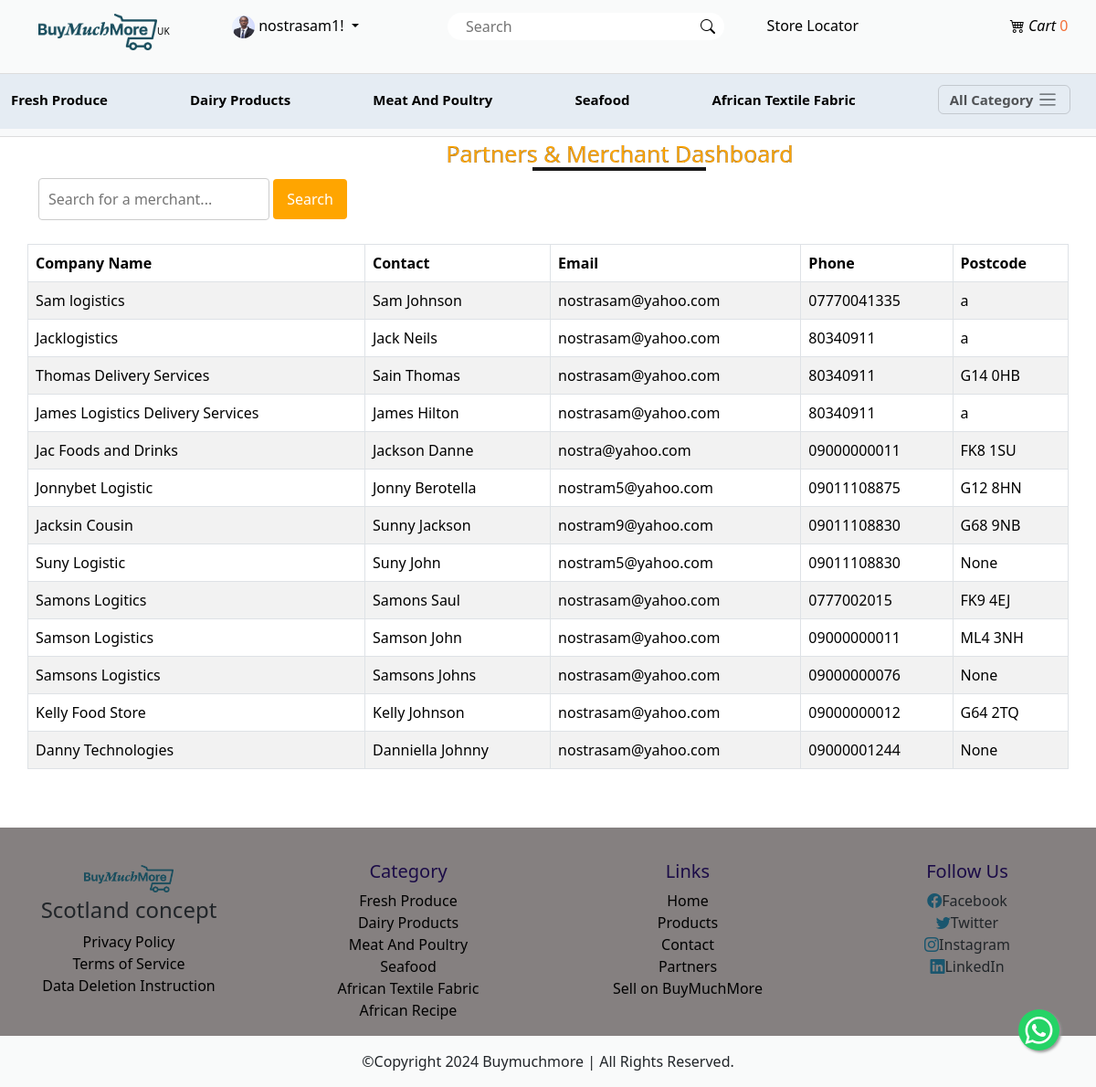
The page /merchant/dashboard/ (signed in) on the database its author committed.
### main/models.py (models this page shows, shortened)
class AppInfo(models.Model):
    appname = models.CharField(max_length=50)
    logo = models.ImageField(upload_to='logo')
    carousel1 = models.ImageField(upload_to='carousel')
    carousel2 = models.ImageField(upload_to='carousel')
    carousel3 = models.ImageField(upload_to='carousel')
    banner = models.ImageField(upload_to='banner')
    copyright = models.IntegerField()

class Customer(models.Model):
    user = models.OneToOneField(User, on_delete=models.CASCADE)
    stripe_customer_id = models.CharField(max_length=255, blank=True, null=True)
    first_name = models.CharField(max_length=50)
    last_name = models.CharField(max_length=50)
    email = models.EmailField(max_length=254)
    address = models.CharField(max_length=150)
    phone = models.CharField(max_length=50)
    pix = models.ImageField(upload_to='customer')
    latitude = models.FloatField(default=0.0)
    longitude = models.FloatField(default=0.0)

class Category(models.Model):
    brand = models.CharField(max_length=50)
    slug = models.SlugField(unique=True)
    description = models.TextField()
    pix = models.ImageField(upload_to='pix')

class Merchant(models.Model):
    SELLER_ADDRESS = 'seller'
    DELIVERY_SERVICE_ADDRESS = 'delivery'
    ADDRESS_CHOICES = [
        (SELLER_ADDRESS, 'Seller Address'),
        (DELIVERY_SERVICE_ADDRESS, 'Delivery Service Address'),
    ]
    user = models.OneToOneField(User, on_delete=models.CASCADE)
    first_name = models.CharField(max_length=50)
    last_name = models.CharField(max_length=50)
    company_name = models.CharField(max_length=50, blank=True, null=True)
    company_registration = models.CharField(max_length=50, blank=True, null=True)
    email = models.EmailField(max_length=254)
    address = models.CharField(max_length=150)
    address_type = models.CharField(
        max_length=8,
        choices=ADDRESS_CHOICES,
        default=SELLER_ADDRESS,
    )
    phone = models.CharField(max_length=50)
    postcode = models.CharField(max_length=100, blank=True, null=True)
    coverage_zones = models.CharField(max_length=50, blank=True, null=True)
    delivery_services = models.CharField(max_length=150, blank=True, null=True)
    operating_hours = models.IntegerField(blank=True, null=True)
    service_rates = models.IntegerField(blank=True, null=True)
    vehicle_types = models.CharField(max_length=100, blank=True, null=True)
    availability = models.CharField(max_length=50, default='a')
    business_sector = models.CharField(max_length=50, choices=[
        ('Logistics', 'Logistics'),
        ('Insurance', 'Insurance'),
        ('Agriculture', 'Agriculture'),
        ('Manufacturing', 'Manufacturing'),
        ('Trading', 'Trading')
    ], default='a')
    pix = models.ImageField(upload_to='merchant')
    latitude = models.FloatField(default=0.0)
    longitude = models.FloatField(default=0.0)

### main/views.py (the view)
# urls.py: path('merchant/dashboard/', views.merchant_dashboard, name='merchant_dashboard'),
def merchant_dashboard(request):
    search_query = request.GET.get('search', '')
    merchants = Merchant.objects.filter(company_name__icontains=search_query, email__icontains=search_query, address__icontains=search_query)  # Adjusted the filter field to company_name
    context = {
        'merchants': merchants,
        'search_query': search_query,
    }
    return render(request, 'merchant_dashboard.html', context)

### main/context_processor.py (called while the page is built)
def slick(request):
    info = AppInfo.objects.get(pk=1)
    categ = Category.objects.all()
    categs = FeatureItem.objects.all()
    context = {
        'info':info,
        'categ':categ,
        'categs':categs,
    }
    return context

def cart_total_quantity(request):
    if request.user.is_authenticated:
        total_quantity = Cart.objects.filter(user=request.user, paid=False).aggregate(total_quantity=Sum('quantity'))['total_quantity'] or 0
    else:
        total_quantity = 0
    return {'total_quantity': total_quantity}

### main/templates/merchant_dashboard.html
{% extends 'base.html' %}
{% block header %} {% include 'header.html' %} {% endblock header %}
{% block content %}
<div class="container mb-4 home2">
    <h5 class="text-center title">Partners & Merchant Dashboard</h5>
    <div class="row">
        <form method="GET" action="{% url 'merchant_dashboard' %}" class="mb-3">
            <input type="text" name="search" value="{{ search_query }}" placeholder="Search for a merchant..." style="padding: 10px; margin-bottom: 10px; border: 1px solid #ccc; border-radius: 4px;">
            <button type="submit" style="padding: 10px 15px; border: none; background-color: #FFA500; color: white; border-radius: 4px; cursor: pointer;">Search</button>
        </form>
        <table class="table table-striped table-bordered">
            <thead class="thead-light">
                <tr>
                    <th scope="col">Company Name</th>
                    <th scope="col">Contact</th>
                    <th scope="col">Email</th>
                    <th scope="col">Phone</th>
                    <th scope="col">Postcode</th>
                </tr>
            </thead>
            <tbody>
                {% for merchant in merchants %}
                    <tr class="dashbrd">
                        <td>{{ merchant.company_name }}</td>
                        <td>{{ merchant.first_name }} {{ merchant.last_name }}</td>
                        <td>{{ merchant.email }}</td>
                        <td>{{ merchant.phone }}</td>
                        <td>{{ merchant.postcode }}</td>
                    </tr>
                {% empty %}
                    <tr>
                        <td colspan="6" class="text-center">No merchants found.</td>
                    </tr>
                {% endfor %}
            </tbody>
        </table>
    </div>
</div>
{% endblock content %}
{% block footer %} {% include 'footer.html' %} {% endblock footer %}

### main/templates/header.html (shortened to what this page needs)
{% load static %}
<body>
<nav class="navbar navbar-expand-lg">
    <div class="container">
      <a class="navbar-brand uk" href="{% url 'home' %}"><img src="{{info.logo.url}}" style="height: 40px;">UK</a>
      <div class="collapse navbar-collapse" id="navbarSupportedContent">
        <ul class="navbar-nav me-auto mb-2 mb-lg-0">
          {% if user.is_authenticated %}
          <li class="nav-item dropdown">
            <a class="nav-link dropdown-toggle" href="#" role="button" data-bs-toggle="dropdown" aria-expanded="false">
              {% if user.customer %}
              <img src="{{user.customer.pix.url}}" style="height: 25px;">
              {% endif %}
              {% if request.user %}
              <span>{{user.username}}!</span>
              {% endif %}
            </a>
          </li>
          {% else %}
          <li class="nav-item">
            <a class="nav-link" href="{% url 'signin' %}"> Login </a>
          </li>
          {% endif %}
          <form action="{% url 'search' %}" method="POST">
            <div class="search-container" style="position: relative; width: 100%;">
                <input type="text" placeholder="Search" name="search" style="width: 100%; padding-right: 40px;">
                <button type="submit" class="bi bi-search" style="position: absolute; right: 0; top: 0; height: 100%; border: none; background: none; padding: 0 10px; cursor: pointer;">
                </button>
            </div>
        </form>
         <div>
        {% if user.is_authenticated %}
                    {% if user.customer %}
                        <li class="nav-item">
                            <a class="nav-link text-nowrap" href="{% url 'nearest_locations_for_customer' customer_id=user.customer.id %}">Store Locator</a>
                        </li>
                    {% elif user.merchant %}
                        <li class="nav-item">
                            <a class="nav-link text-nowrap delivery" href="{% url 'nearest_locations_for_merchant' merchant_id=user.merchant.id %}">Delivery Service Locator</a>
                        </li>
                    {% endif %}
                    {% endif %}
                  </div>
                  <div>
                    <li class="nav-item carticon">
                        <a class="nav-link text-nowrap " href="{% url 'cart' %}">
                            <i class="bi bi-cart4 cartcount"> Cart</i>
                            <span class="cart-count">
                                {% if total_quantity %}
                                    {{ total_quantity }}
                                {% else %}
                                    0
                                {% endif %}
                            </span>
                        </a>
                    </li>
                </div>
            </div>
          </div>
        </nav>
        <nav class="navbar bg-body-tertiary categonav">
          <div class="container-fluid bar">
            {% for item in categ|slice:":5" %}
            <a class="navbar-brand" href="{% url 'category' item.id item.slug %}">{{item.brand|title}}</a>
            {% endfor %}
            <button class="navbar-toggler" type="button" data-bs-toggle="offcanvas" data-bs-target="#offcanvasNavbar" aria-controls="offcanvasNavbar" aria-label="Toggle navigation">
              <span class="allcateg">All Category</span> <span class="navbar-toggler-icon actaeg"></span>
            </button>
        </nav>
</body>

### main/templates/footer.html (shortened to what this page needs)
{% load static %}
<div class="footer mt-5">
    <div class="footer2-container">
      <div class="row">
        <div class="col-12 col-sm6 col-md-6 col-lg-3 text-center">
          <div>
            <img src="{{info.logo.url}}" alt="">
            <h4>Scotland concept</h4>
            <ul class="list-unstyled">
              <li><a href="{% url 'privacy_policy' %}">Privacy Policy</a></li>
              <li><a href="{% url 'terms_service' %}">Terms of Service</a></li>
              <li><a href="{% url 'deletion_instruction' %}">Data Deletion Instruction</a></li>
            </ul>
          </div>
        </div>
        <div class="col-12 col-sm-6 col-md-6 col-lg-3 text-center">
          <h2>Category</h2>
          <ul class="list-unstyled">
              {% for item in categ %}
              <li><a class="dropdown-item" href="{% url 'category' item.id item.slug %}">{{item.brand|title}}</a></li>
              {% endfor %}
            </ul>
        </div>
        <div class="col-12 col-sm-6 col-md-6 col-lg-3 text-center">
          <h2>Links</h2>
          <ul class="list-unstyled">
            <li><a href="{% url 'home' %}">Home</a></li>
            <li><a href="{% url 'products' %}">Products</a></li>
            <li><a href="{% url 'contact' %}">Contact</a></li>
            <li><a href="{% url 'partnerregistration' %}">Partners</a></li>
            <li class="nav-item"><a class="nav-link text-nowrap" href="{% url 'merchregistration' %}">Sell on BuyMuchMore</a></li>
          </ul>
        </div>
        <div class="col-12 col-sm-6 col-md-6 col-lg-3 text-center">
          <h2>Follow Us</h2>
          <ul class="list-unstyled">
            <li><i class="bi bi-facebook"></i>Facebook</li>
            <li><i class="bi bi-twitter"></i>Twitter</li>
            <li><i class="bi bi-instagram"></i>Instagram</li>
            <li><i class="bi bi-linkedin"></i>LinkedIn</li>
          </ul>
        </div>
      </div>
    </div>
    <div class="container-fluid">
      <div class="row text-center footer2">
        <div class="col-12">
          <p class="pt-3">&copy;copyright <span>{{info.copyright}}</span> buymuchmore | all rights reserved.</p>
        </div>
      </div>
    </div>

### main/static/css/style.css (style rules this page uses)
* { padding: 0%; margin: 0%; box-sizing: border-box; }
.navbar { background-color: rgb(241, 245, 247); }
.navbar-nav .nav-link { color: black; font-weight: 500; margin-left: 28%; }
.navbar-nav .nav-link img { border-radius: 100%; }
.dropdown-toggle { margin-left: 29% !important; }
.navbar .uk { font-size: 10px; padding-bottom: 1.4%; }
.collapse .search-container { float: right; margin: 6px; padding-left: 140px; }
.collapse .search-container input[type=text] { width: 330px; height: 30px; border-radius: 25px; border: black; padding-left: 20px; }
.collapse .bi-search { background-color: none; color: none; border: none; }
.cart-count { color: rgb(243, 111, 55) !important; }
.title { text-transform: capitalize; color: orange; font-weight: 400; font-size: 39px; display: inline-block !important; -webkit-text-stroke: 0.2px rgb(30, 29, 29); padding-left: 40%; }
.title::after { content: ''; display: block; width: 190px; height: 4px; background-color: rgb(23, 22, 22); margin-left: auto; margin-right: auto; }
.home2 h5 { font-size: 25px; padding-top: 3%; }
.footer { background-color: #858080; padding-top: 3%; }
.footer img { height: 40px; }
.footer h2 { text-transform: capitalize; color: rgb(27, 11, 71); font-size: 20px; }
.footer ul a { text-decoration: none; color: black; }
.footer ul i { color: rgb(26, 86, 110); }
.footer img { padding: 5px; }
.footer2 { background: rgb(249, 250, 250); }
.footer2 p { font-weight: 500; text-transform: capitalize; }
.carticon { padding-bottom: 10% !important; padding-left: 160px !important; }
.categonav .bar { height: 8vh; background-color: #e5ecf3 !important; }
.categonav a { font-size: 15px !important; font-style: normal; font-weight: 600; }
.categonav span { font-size: 15px !important; font-style: normal; font-weight: 600; }

### main/templates/header.html (style rules this page uses)
body { padding-top: 120px; }
.navbar { position: fixed; top: 0; width: 100%; z-index: 1030; background: rgb(249, 250, 250); border-bottom: 1px solid #ddd; }
.categonav { position: fixed; top: 68px; width: 100%; z-index: 1020; background-color: #f8f9fa; border-top: 1px solid #ddd; border-bottom: 1px solid #ddd; }
.container-fluid.bar { display: flex; justify-content: space-between; align-items: center; }
.navbar-toggler { margin-right: 1rem; }

### rows shown on the page
AppInfo: logo (picture), copyright "2024"
Category: brand "Fresh Produce"
Category: brand "Dairy Products"
Category: brand "Meat And Poultry"
Category: brand "Seafood"
Category: brand "African Textile Fabric"
Merchant: company_name "Sam logistics", first_name "Sam", last_name "Johnson", email "nostrasam@yahoo.com", phone "07770041335", postcode "a"
Merchant: company_name "Jacklogistics", first_name "Jack", last_name "Neils", email "nostrasam@yahoo.com", phone "80340911", postcode "a"
Merchant: company_name "Thomas Delivery Services", first_name "Sain", last_name "Thomas", email "nostrasam@yahoo.com", phone "80340911", postcode "G14 0HB"
Merchant: company_name "James Logistics Delivery Services", first_name "James", last_name "Hilton", email "nostrasam@yahoo.com", phone "80340911", postcode "a"
Merchant: company_name "Jac Foods and Drinks", first_name "Jackson", last_name "Danne", email "nostra@yahoo.com", phone "09000000011", postcode "FK8 1SU"
Merchant: company_name "Jonnybet Logistic", first_name "Jonny", last_name "Berotella", email "nostram5@yahoo.com", phone "09011108875", postcode "G12 8HN"
Merchant: company_name "Jacksin Cousin", first_name "Sunny", last_name "Jackson", email "nostram9@yahoo.com", phone "09011108830", postcode "G68 9NB"
Merchant: company_name "Suny Logistic", first_name "Suny", last_name "John", email "nostram5@yahoo.com", phone "09011108830", postcode "None"
Merchant: company_name "Samons Logitics", first_name "Samons", last_name "Saul", email "nostrasam@yahoo.com", phone "0777002015", postcode "FK9 4EJ"
Merchant: company_name "Samson Logistics", first_name "Samson", last_name "John", email "nostrasam@yahoo.com", phone "09000000011", postcode "ML4 3NH"
Merchant: company_name "Samsons Logistics", first_name "Samsons", last_name "Johns", email "nostrasam@yahoo.com", phone "09000000076", postcode "None"
Merchant: company_name "Kelly Food Store", first_name "Kelly", last_name "Johnson", email "nostrasam@yahoo.com", phone "09000000012", postcode "G64 2TQ"
Merchant: company_name "Danny Technologies", first_name "Danniella", last_name "Johnny", email "nostrasam@yahoo.com", phone "09000001244", postcode "None"
Category: brand "African Recipe"

### other values the page prints
{{ user.username }} "nostrasam1"
